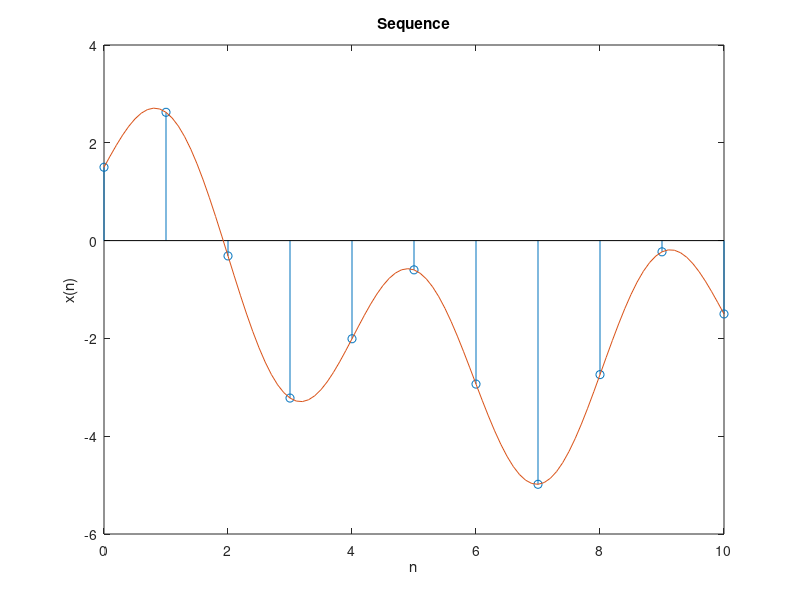

This chart was generated by the following MATLAB code:
%x[n] = 3*cos(0.1*pi*n+pi/3) + 2*sin(0.5*pi*n)

n = 0:10;
x = 3*cos(0.1*pi*n+pi/3)+2*sin(0.5*pi*n);

stem(n,x);

n = 0:0.1:10;
x = 3*cos(0.1*pi*n+pi/3)+2*sin(0.5*pi*n);

hold on;
plot(n,x);
title('Sequence');
xlabel('n');
ylabel('x(n)');
hold off;